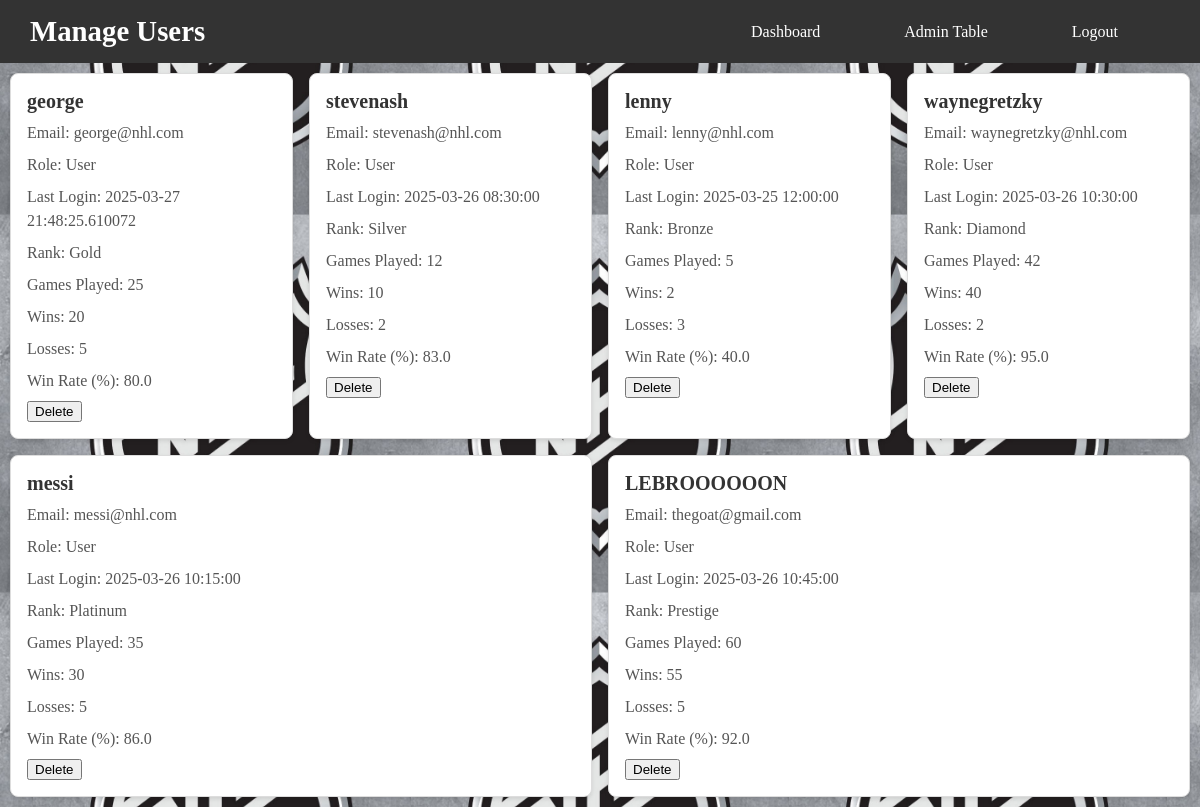
The app's page /manageUsers (signed in), older data.
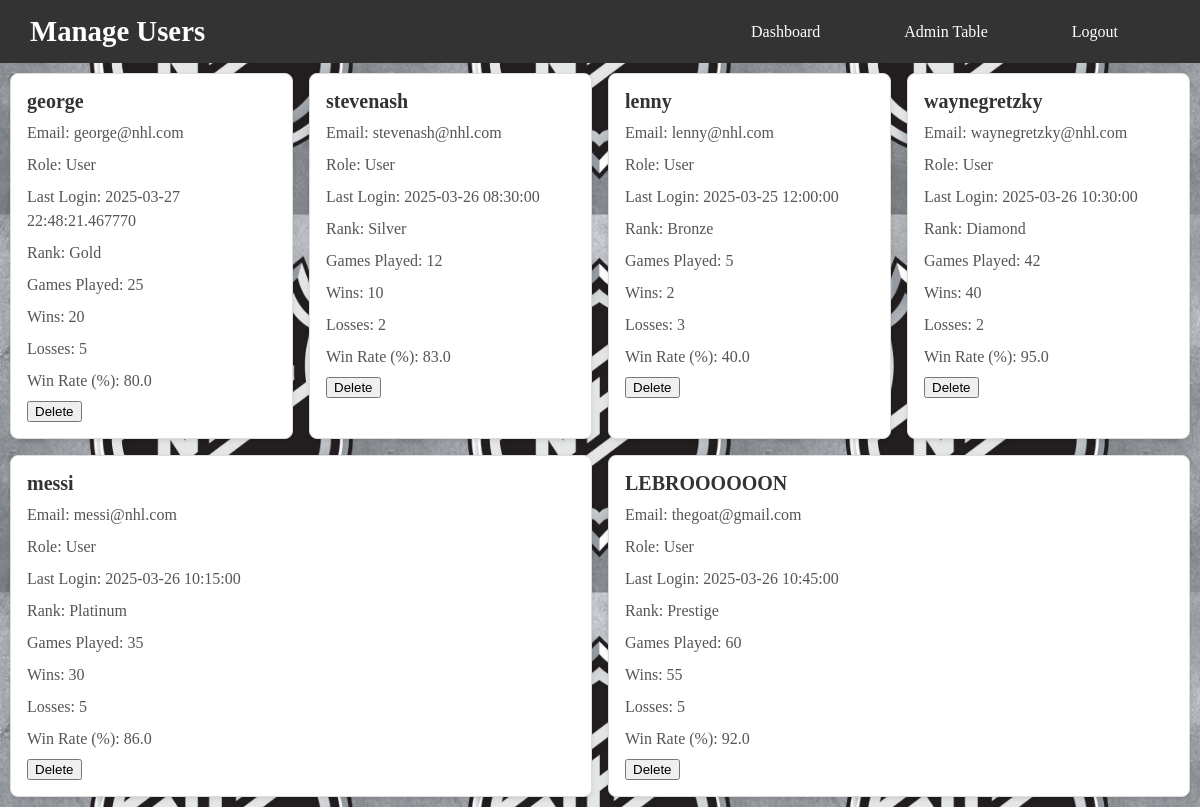
The same page, newer data.
### app/app.py (models this page shows, shortened)
class User(UserMixin, db.Model):
    __tablename__ = 'user'
    id = db.Column(db.Integer, primary_key=True)
    username = db.Column(db.String(80), unique=True, nullable=False)
    password = db.Column(db.String(80), unique=True, nullable=False)
    email = db.Column(db.String(120), unique=True, nullable=False)
    last_login = db.Column(db.DateTime, default=datetime, onupdate=datetime)
    player_rank = db.Column(db.String(50), nullable=False, default="Bronze")
    total_games_played = db.Column(db.Integer, nullable=False, default=0)
    wins = db.Column(db.Integer, nullable=False, default=0)
    losses = db.Column(db.Integer, nullable=False, default=0)
    win_rate = db.Column(db.Float, nullable=False, default=0.0)

### app/app.py (the view)
@app.route("/manageUsers")
@login_required
def manage_users():
    users = User.query.all()
    return render_template("Admin/manageUsers.html", users=users)

### app/app.py (called while the page is built)
@login_manager.user_loader
def load_user(user_id):
    admin_user = Admin.query.get(int(user_id))  # Check if the user is an admin
    if admin_user:
        return admin_user
    user = User.query.get(int(user_id))     # Check if the user is a regular user
    return user

### app/templates/Admin/manageUsers.html (shortened to what this page needs)
<!DOCTYPE html>
<html lang="en">
<head>
    <link href="../static/CSS/pages/adminStyles.css" rel="stylesheet" type="text/css">
    <link href="../static/CSS/pages/index.css" rel="stylesheet" type="text/css">
    <link href="../static/CSS/components/basics.css" rel="stylesheet" type="text/css">
    <link href="../static/CSS/components/container.css" rel="stylesheet" type="text/css">
</head>
<body>
    <header>
        <nav class="navbar">
                <h1>Manage Users</h1>
                <ul class="nav-links">
                    <li><a href="{{ url_for('admin_home') }}">Dashboard</a></li>
                    <li><a href="{{ url_for('admin_table') }}">Admin Table</a></li>
                    <li><a href="{{ url_for('logout') }}">Logout</a></li>
                </ul>
        </nav>
    </header>
    <div class="user-card-container">
        {% for user in users %}
        <div class="user-card">
            <h3>{{ user.username }}</h3>
            <p>Email: {{ user.email }}</p>
            <p>Role: User</p>
            <p>Last Login: {{ user.last_login }}</p>
            <p>Rank: {{ user.player_rank }}</p>
            <p>Games Played: {{ user.total_games_played }}</p>
            <p>Wins: {{ user.wins }}</p>
            <p>Losses: {{ user.losses }}</p>
            <p>Win Rate (%):  {{ user.win_rate }}</p>
            <div class="actions">
                <form action="{{ url_for('delete_user', user_id=user.id) }}" method="POST" style="display:inline;" onsubmit="return confirm('Are you sure you want to delete this user?');">
                    <button type="submit" class="delete">Delete</button>
                </form>
            </div>
        </div>
        {% endfor %}
    </div>
</body>
</html>

### app/static/CSS/pages/adminStyles.css (style rules this page uses)
.user-card-container { margin: 10px 10px 10px 10px; display: flex; flex-wrap: wrap; gap: 1rem; }
.user-card { background: #ffffff; border: 1px solid #ddd; border-radius: 8px; padding: 1rem; box-shadow: 0 2px 4px rgba(0, 0, 0, 0.1); flex: 1 1 calc(25% - 1rem); box-sizing: border-box; transition: transform 0.2s, box-shadow 0.2s; }
.user-card h3 { margin: 0 0 0.5rem; font-size: 1.25rem; color: #333; font-weight: bold; }
.user-card p { margin: 0.5rem 0; color: #555; line-height: 1.5; }
ul { list-style: none; padding: 0; margin: 0; display: flex; gap: 1rem; }

### app/static/CSS/pages/index.css (style rules this page uses)
.navbar { display: flex; justify-content: space-between; align-items: center; background-color: #333; padding: 15px 30px; color: white; }
.navbar h1 { font-size: 1.8rem; margin: 0; }
.nav-links { list-style: none; display: flex; gap: 20px; margin: 0; padding: 0; }
.nav-links li { display: inline; }
.nav-links a { color: white; text-decoration: none; font-size: 1rem; padding: 8px 12px; border-radius: 5px; transition: background 0.3s ease; }
nav ul { list-style: none; margin: 0; padding: 0; display: flex; justify-content: center; }
nav ul li { margin-right: 40px; }
nav ul li a { color: white; text-decoration: none; font-size: 1.1rem; border-radius: 4px; transition: background-color 0.3s ease; }

### app/static/CSS/components/basics.css (style rules this page uses)
body { background-image: url("../../images/NHLlogo.jpg"); background-size: 10cm; background-position: center; margin: 0px; }

Row changes from the older to the newer data that the page shows:
changed User "george": last_login "2025-03-27 21:48:25.610072" → "2025-03-27 22:48:21.467770"
